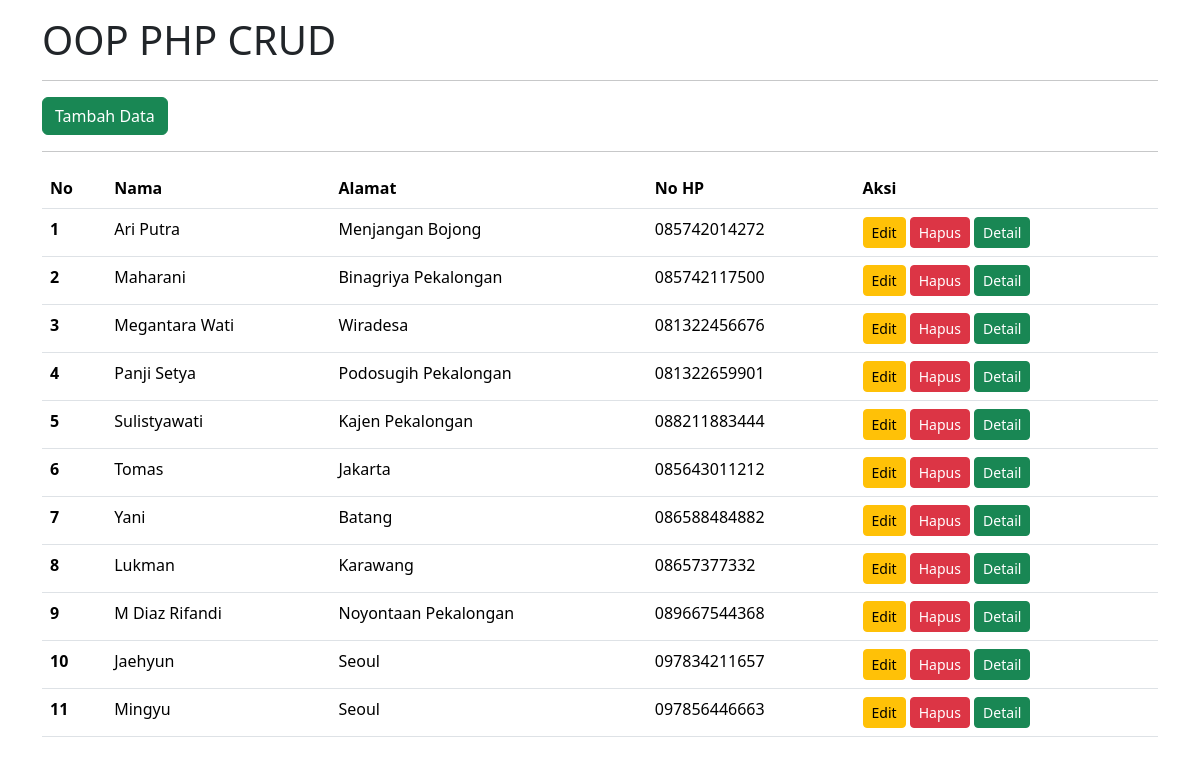
The page / on the database its author committed.
### tables this page shows
CREATE TABLE `tb_users` (
  `id` int(10) NOT NULL,
  `nama` varchar(255) NOT NULL,
  `alamat` varchar(255) NOT NULL,
  `nohp` char(13) NOT NULL,
  `foto` blob DEFAULT NULL,
  `jenis_kelamin` enum('Laki-laki','Perempuan') DEFAULT NULL,
  `email` varchar(255) DEFAULT NULL
);

### database.php (called while the page is built, shortened)
<?php
class Database{
    public $host = 'localhost';
    public $username = 'root';
    public $password = '';
    public $database = 'db_php';
    public $connect;
    function __construct(){
        $this->connect = mysqli_connect($this->host, $this->username, $this->password);
        mysqli_select_db($this->connect, $this->database);
    }
    function tampilData(){
        $data = mysqli_query($this->connect, "SELECT * FROM tb_users");
        $rows = mysqli_fetch_all($data, MYSQLI_ASSOC);
        return $rows;
    }
}
?>

### index.php (the view, shortened to what this page needs)
<?php
include 'database.php';
$db = new Database;
?>
<!doctype html>
<html lang="en">
    <head>
        <link href="https://cdn.jsdelivr.net/npm/bootstrap@5.3.3/dist/css/bootstrap.min.css" rel = "stylesheet"
>
    </head>
        <body>
            <div class="container mt-3">
                <h1>OOP PHP CRUD</h1>
                <hr>
                 <a href="input.php" class="btn btn-success">Tambah Data</a>
                <hr>
                <table class="table table-hover">
                    <thead>
                        <tr>
                            <th scope="col">No</th>
                            <th scope="col">Nama</th>
                            <th scope="col">Alamat</th>
                            <th scope="col">No HP</th>
                            <th scope="col">Aksi</th>
                        </tr>
                    </thead>
                <?php
                $nomor = 1;
                foreach ($db->tampilData() as $dataUser) {
                    ?>
                        <tr>
                            <th scope="row"><?php echo $nomor++; ?></th>
                            <td><?php echo $dataUser['nama']; ?></td>
                            <td><?php echo $dataUser['alamat']; ?></td>
                            <td><?php echo $dataUser['nohp']; ?></td>
                            <td>
                                <a href="edit.php?id=<?php echo $dataUser['id'] ?>" class="btn btn-warning btn-sm">Edit</a>
                                <a href="hapus.php?id=<?php echo $dataUser['id'] ?>&aksi=hapus" class="btn btn-danger btn-sm">Hapus</a>
                                <a href="detail.php?id=<?php echo $dataUser['id'] ?>" class='btn btn-success btn-sm'>Detail</a>
                            </td>
                        </tr>
                        <?php
                }
                ?>
            </table>
        </div>
        </body>
</html>

### rows shown on the page
tb_users: nama "Ari Putra", alamat "Menjangan Bojong", nohp "085742014272"
tb_users: nama "Maharani", alamat "Binagriya Pekalongan", nohp "085742117500"
tb_users: nama "Megantara Wati", alamat "Wiradesa", nohp "081322456676"
tb_users: nama "Panji Setya", alamat "Podosugih Pekalongan", nohp "081322659901"
tb_users: nama "Sulistyawati", alamat "Kajen Pekalongan", nohp "088211883444"
tb_users: nama "Tomas", alamat "Jakarta", nohp "085643011212"
tb_users: nama "Yani", alamat "Batang", nohp "086588484882"
tb_users: nama "Lukman", alamat "Karawang", nohp "08657377332"
tb_users: nama "M Diaz Rifandi", alamat "Noyontaan Pekalongan", nohp "089667544368"
tb_users: nama "Jaehyun", alamat "Seoul", nohp "097834211657"
tb_users: nama "Mingyu", alamat "Seoul", nohp "097856446663"
